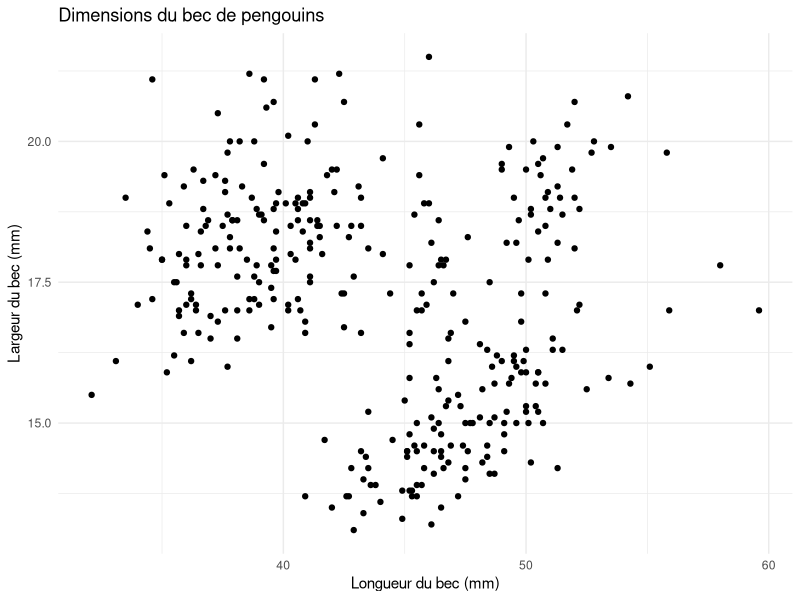
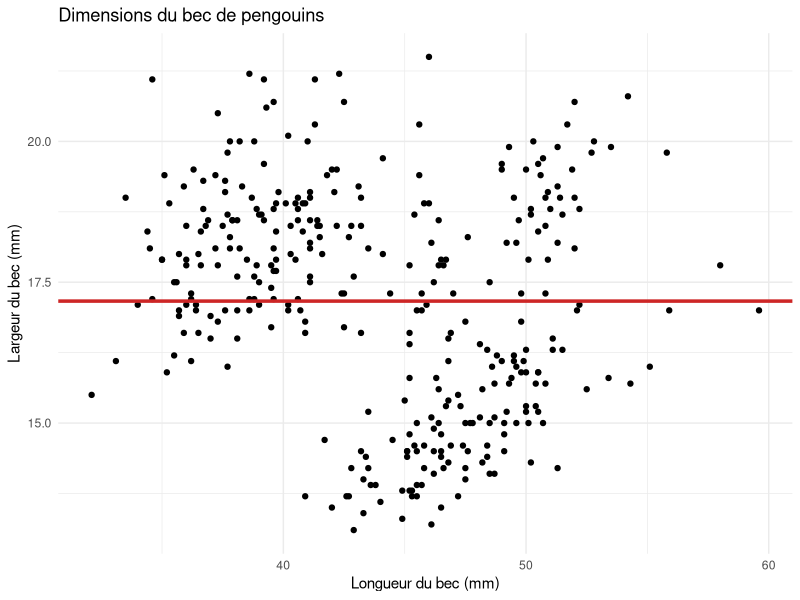
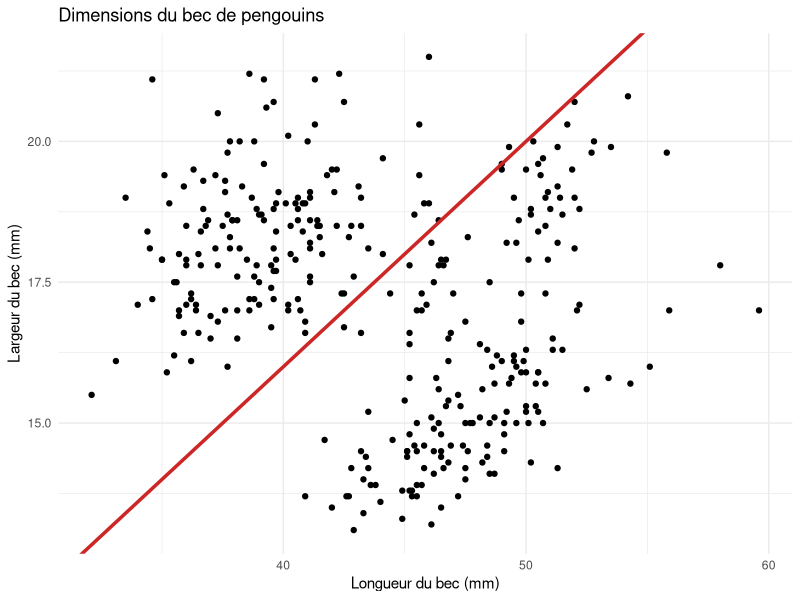
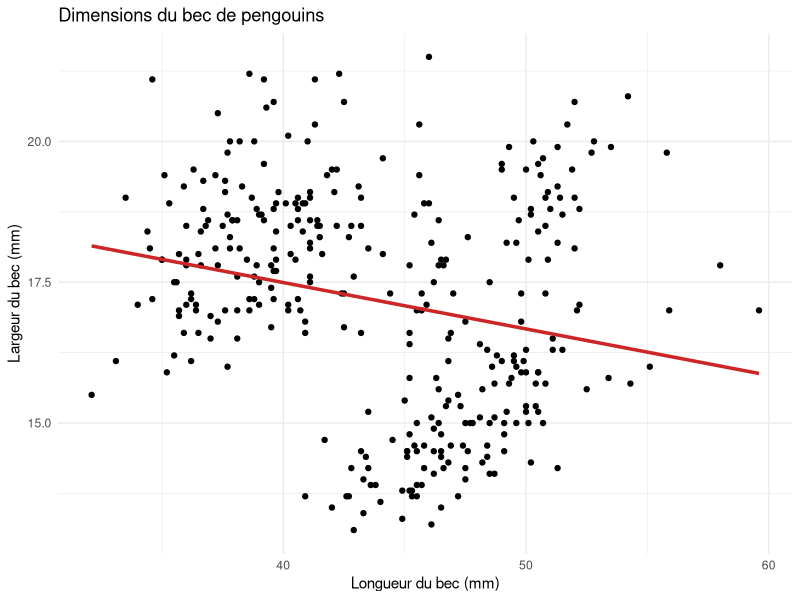
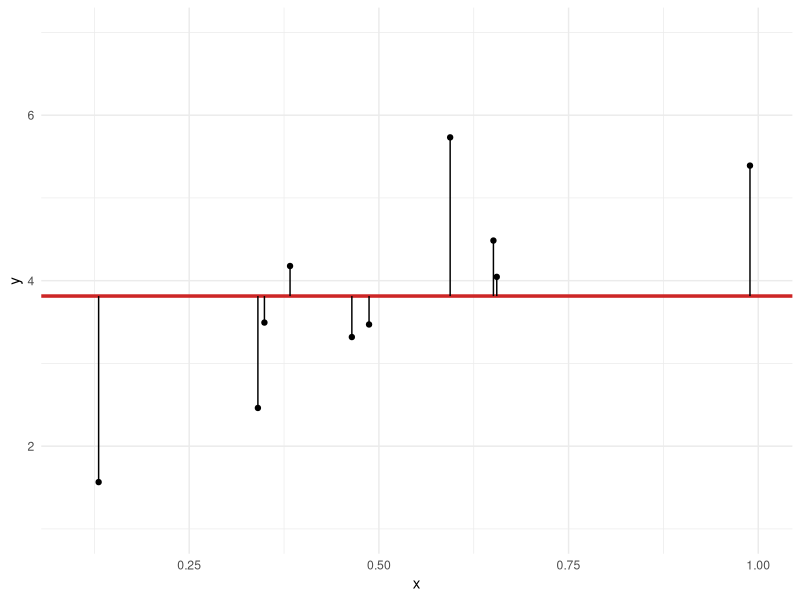
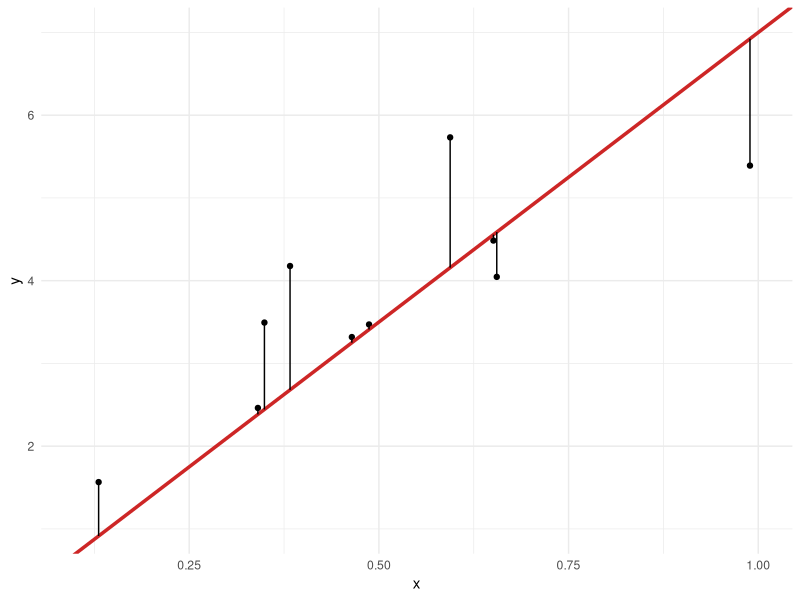
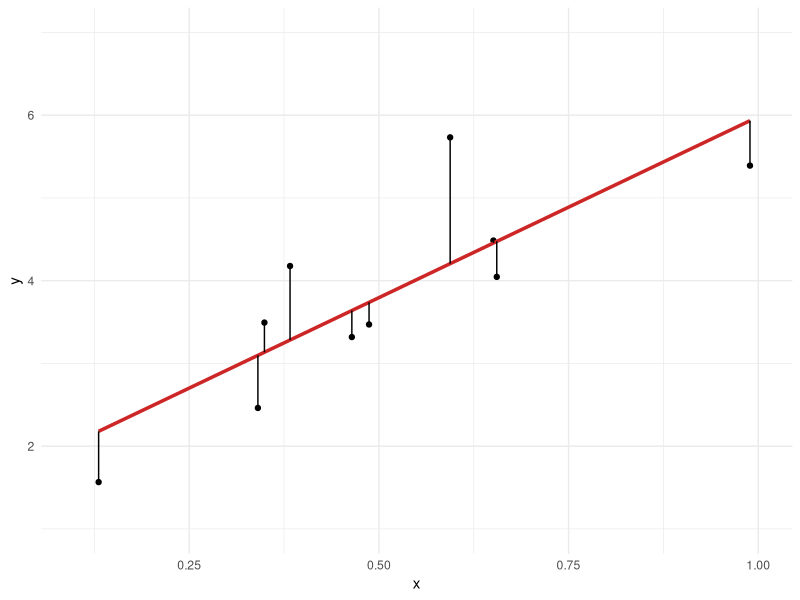
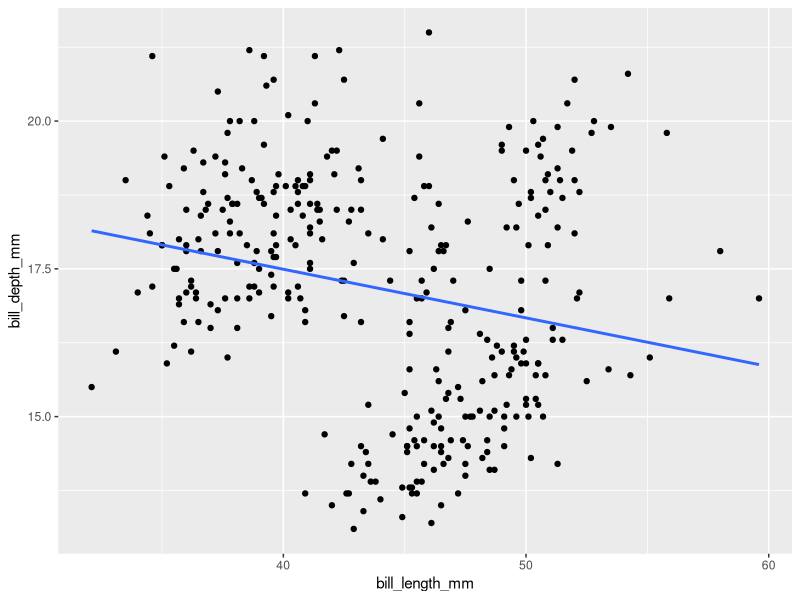

Here is the R script that generated these plots, in order:
## ---- chunk 1
library("ggplot2")
library(MASS)
## ---- chunk 2
library(palmerpenguins)
penguins <- na.omit(penguins)
## ---- chunk 3
ggplot(data = penguins,
       aes(x = bill_length_mm,
           y = bill_depth_mm)) +
  geom_point() +
  theme_minimal() +
  xlab("Longueur du bec (mm)") +
  ylab("Largeur du bec (mm)") +
  ggtitle("Dimensions du bec de pengouins")
## ---- chunk 4
ggplot(data = penguins,
       aes(x = bill_length_mm,
           y = bill_depth_mm)) +
  geom_point() +
  theme_minimal() +
  xlab("Longueur du bec (mm)") +
  ylab("Largeur du bec (mm)") +
  ggtitle("Dimensions du bec de pengouins") + 
  geom_hline(yintercept = mean(penguins$bill_depth_mm), color = "firebrick3", size = 1.2)
## ---- chunk 5
ggplot(data = penguins,
       aes(x = bill_length_mm,
           y = bill_depth_mm)) +
  geom_point() +
  theme_minimal() +
  xlab("Longueur du bec (mm)") +
  ylab("Largeur du bec (mm)") +
  ggtitle("Dimensions du bec de pengouins") + 
  geom_abline(intercept = 0, slope = 0.4, color = "firebrick3", size = 1.2)
## ---- chunk 6
ggplot(data = penguins,
       aes(x = bill_length_mm,
           y = bill_depth_mm)) +
  geom_point() +
  theme_minimal() +
  xlab("Longueur du bec (mm)") +
  ylab("Largeur du bec (mm)") +
  ggtitle("Dimensions du bec de pengouins") + 
  geom_smooth(method = "lm", se = FALSE, color = "firebrick3", size = 1.2)
## ---- chunk 7
set.seed(1289)
n <- 10
x <- runif(n)
y <- 2 + 3*x + rnorm(n)
sim <- data.frame(y = y, x = x)
## ---- chunk 8
ggplot(sim, aes(x = x, y = y)) +
  geom_point() +
  theme_minimal() +
  geom_hline(yintercept = mean(y), color = "firebrick3", size = 1.2) +
  geom_segment(aes(x = x, y = y, xend = x, yend = mean(y))) +
  coord_cartesian(xlim = c(0.1, 1), ylim = c(1, 7))
## ---- chunk 9
ggplot(sim, aes(x = x, y = y)) +
  geom_point() +
  theme_minimal() +
  geom_abline(intercept = 0, slope = 7, color = "firebrick3", size = 1.2) +
  # geom_segment(aes(x = x, y = y, xend = x, yend = predict(lm(y ~ x))))
  geom_segment(aes(x = x, y = y, xend = x, yend = 7 * x)) +
  coord_cartesian(xlim = c(0.1, 1), ylim = c(1, 7))
## ---- chunk 10
ggplot(sim, aes(x = x, y = y)) +
  geom_point() +
  theme_minimal() +
  geom_smooth(method = "lm", se = FALSE, color = "firebrick3", size = 1.2) +
  geom_segment(aes(x = x, y = y, xend = x, yend = predict(lm(y ~ x)))) +
  coord_cartesian(xlim = c(0.1, 1), ylim = c(1, 7))
## ---- chunk 11
lm(bill_depth_mm ~ bill_length_mm, data = penguins)
## ---- chunk 12
ggplot(data = penguins, aes(x = bill_length_mm, y = bill_depth_mm)) +
  geom_point() +
  geom_smooth(method = "lm", se = FALSE)
## ---- chunk 13
ggplot(data = penguins, aes(x = bill_length_mm, y = bill_depth_mm,
                            color = species)) +
  geom_point() +
  geom_smooth(method = "lm", se = FALSE)
## ---- chunk 14
ggplot(data = penguins, aes(x = bill_length_mm, y = bill_depth_mm,
                            color = species)) +
  geom_point() +
  geom_smooth(method = "lm")
## ---- chunk 15
ggplot(Cars93) +
  aes(x = Price, y = Fuel.tank.capacity) +
  geom_point() +
  geom_smooth(method = "lm")
## ---- chunk 16
ggplot(Cars93) +
  aes(x = Price, y = Fuel.tank.capacity) +
  geom_point() +
  geom_smooth()
## ---- chunk 17
ggplot(Cars93) +
  aes(x = Price, y = Fuel.tank.capacity) +
  geom_point() +
  geom_smooth(method = "loess",
              se = FALSE)
